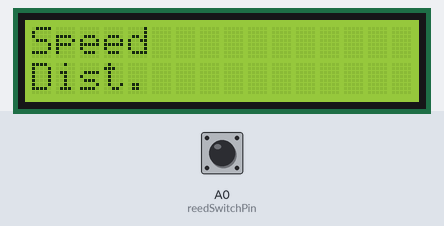
A sketch run on a simulated Arduino Uno, built with avr-gcc and run on an emulated ATmega328P. Parts: 16×2 character LCD. The test bench sets the inputs (shaded band); at power-on: A0 (reedSwitchPin) LOW.

Above: at 1.3 s.
1.4 s: A0 (reedSwitchPin) pulled HIGH for 0.15 s
At 2.0 s:
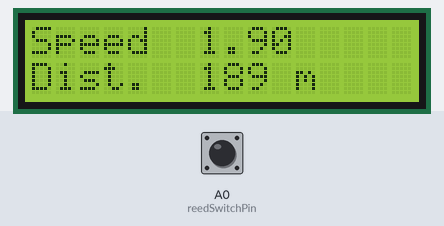
3.0 s: A0 (reedSwitchPin) pulled HIGH for 1 s
At 4.2 s:
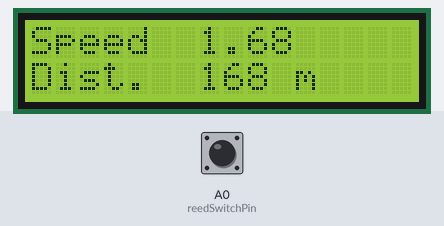
5.5 s: A0 (reedSwitchPin) pulled HIGH for 0.15 s
At 6.3 s:
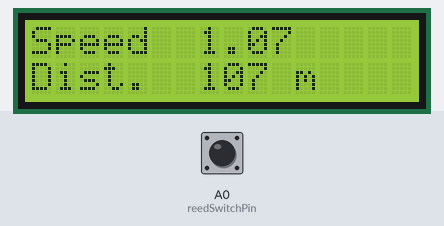
Timing chart, 0 to 8.5 s (numbered marks = the images above; inputs shaded):
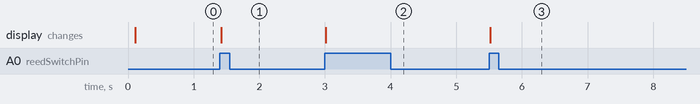

Measured:
- after the input at 1.4 s, the display: changes at once (image 1)
- after the input at 3.0 s, the display: changes at once (image 2)
- after the input at 5.5 s, the display: changes at once (image 3)

The sketch:

speedotest1.ino
```cpp
//Motorcycle LCD speedometer
//RPM->Km/ph formula  [ (2 * (pi) * r * rpm * 60) / 1000  ]
//Wheel circumference = diameter * pi

#include <LiquidCrystal.h>

#define reedSwitchPin A0
#define fuel A3

  float rotationTime;
  float distanceTravelledPerSecond;
  float wheelCircumference = 74.581;  // Circumference of the tyre (inches)
  float RPM;
  //float speeds;
  float maximumSpeed;
  float mph=0.00;
  unsigned int distanceTravelled;
  unsigned long distance = 0;
  unsigned long revoloutions = 0;
  unsigned long startRotation = 0;
  unsigned long endRotation = 0;
  //unsigned long timeInSeconds;
  //unsigned long timeInMilliseconds;
  //unsigned long lastMillis;
  boolean reedSwitchState;
  boolean lastReedSwitchState;
  int buttonState;
  int val;
  int val2;

LiquidCrystal lcd(12,11,5,4,3,2); // lcd(12,11,5,4,3,2); <- minu setup  || lcd(7,8,9,10,11,12); <- originaal

byte bar[8] = {
  B1111111,
  B1111111,
  B1111111,
  B1111111,
  B1111111,
  B1111111,
  B1111111,
};

void DoTimeAndDistanceCalcs()
{
    revoloutions ++;
    endRotation = millis();
    rotationTime = endRotation - startRotation;
    startRotation = endRotation;
    RPM = (60000 / rotationTime);
    distance = RPM * wheelCircumference * 60 / 1000;
    distanceTravelled = revoloutions * wheelCircumference / 100;
    distanceTravelledPerSecond = RPM * wheelCircumference;
    mph = distanceTravelledPerSecond / 100000 * 60;
    //distanceTravelledPerSecond = distanceTravelledPerSecond / 100000 * 60;
    //speeds = distanceTravelledPerSecond;
    //timeInSeconds = millis();
    //timeInSeconds = timeInMilliseconds / 1000;
}

void setup(){
  pinMode(fuel, INPUT);
  pinMode(reedSwitchPin, INPUT);
  lcd.print("Init..");
  delay(50);
  Serial.begin(9600);
  buttonState = digitalRead(reedSwitchPin);
  lcd.begin(16,2);
  lcd.setCursor(0,0);
  lcd.print("Speed");
  lcd.setCursor(0,1);
  lcd.print("Dist.");
}
void loop(){
  displayMPH();
}

void displayMPH(){
  val = digitalRead(reedSwitchPin);
  delay(10);
  val2 = digitalRead(reedSwitchPin);
  if (val == val2) {
    if (val != buttonState) {
      lastReedSwitchState = reedSwitchState;
      reedSwitchState = val;
      if((lastReedSwitchState == LOW) && (reedSwitchState == HIGH)){
        DoTimeAndDistanceCalcs();

        lcd.setCursor(7, 0);
        lcd.print(mph);
        lcd.setCursor(7, 1);
        lcd.print(distance);
        lcd.print(" m");
        delay(50);
       }
    }
  buttonState = val ;
  }
}
```
